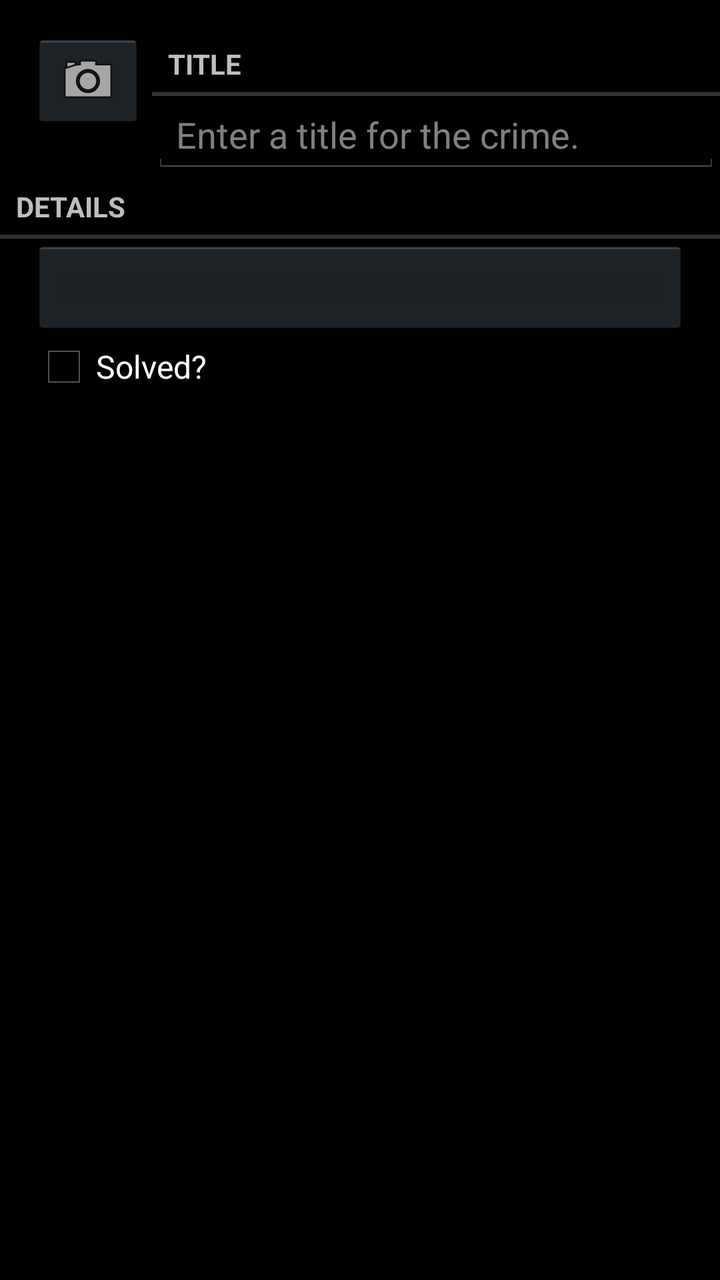
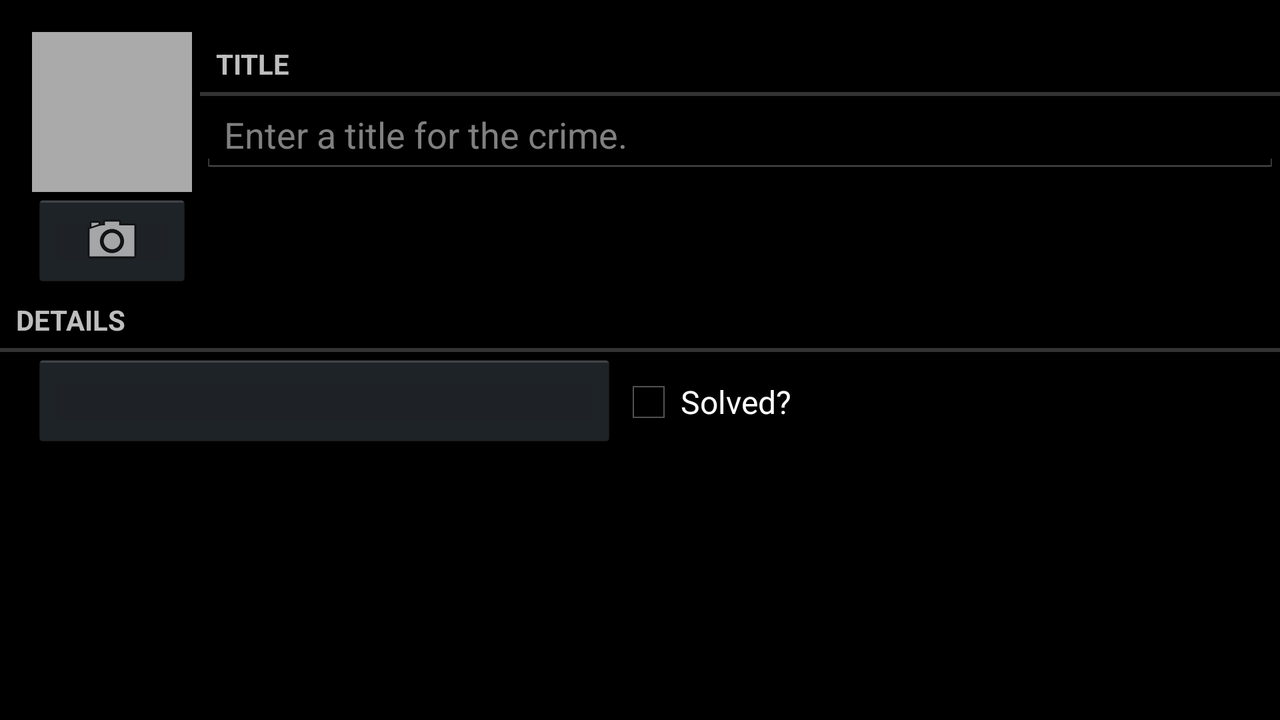

The same Android screen from two of the app's own layout files: first res/layout/ as a phone draws it, then the author's variant for another configuration, drawn on a device whose configuration selects that folder. Both files follow.
<!-- AndroidManifest.xml: application theme AppTheme -->
<!-- res/layout/fragment_crime.xml -->
<?xml version="1.0" encoding="utf-8"?>
<LinearLayout xmlns:android="http://schemas.android.com/apk/res/android"
    android:layout_width="match_parent"
    android:layout_height="match_parent"
    android:orientation="vertical"
    >
    <LinearLayout
        android:layout_width="fill_parent"
        android:layout_height="wrap_content"
        android:orientation="horizontal"
        android:layout_marginLeft="16dp"
        android:layout_marginTop="16dp">
        <LinearLayout
            android:layout_width="wrap_content"
            android:layout_height="wrap_content"
            android:orientation="vertical"
            android:layout_marginRight="4dp">
            <ImageButton
                android:id="@+id/crime_imageButton"
                android:layout_width="match_parent"
                android:layout_height="wrap_content"
                android:src = "@android:drawable/ic_menu_camera"/>
        </LinearLayout>
        <LinearLayout
            android:layout_width="wrap_content"
            android:layout_height="wrap_content"
            android:orientation="vertical"
            android:layout_weight="1">
            <TextView
                android:layout_width="match_parent"
                android:layout_height="wrap_content"
                android:text="@string/crime_title_label"
                style="?android:listSeparatorTextViewStyle"
                />
            <EditText
                android:id="@+id/crime_title"
                android:layout_width="match_parent"
                android:layout_height="wrap_content"
                android:hint="@string/crime_title_hint"
                />
        </LinearLayout>
    </LinearLayout>
    <TextView
        android:layout_width="match_parent"
        android:layout_height="wrap_content"
        android:text="@string/crime_details_label"
        style="?android:listSeparatorTextViewStyle"
        />
    <Button android:id="@+id/crime_date"
        android:layout_width="match_parent"
        android:layout_height="wrap_content"
        android:layout_marginLeft="16dp"
        android:layout_marginRight="16dp"
        />
    <CheckBox android:id="@+id/crime_solved"
        android:layout_width="match_parent"
        android:layout_height="wrap_content"
        android:layout_marginLeft="16dp"
        android:layout_marginRight="16dp"
        android:text="@string/crime_solved_label"
        />

</LinearLayout>
<!-- resources referenced by this layout -->
<resources>
  <string name="crime_details_label">Details</string>
  <string name="crime_solved_label">Solved?</string>
  <string name="crime_title_hint">Enter a title for the crime.</string>
  <string name="crime_title_label">Title</string>
  <!-- from res/values-v11/ -->
  <style name="AppTheme" parent="android:Theme.Holo" />
</resources>
<!-- res/layout-land/fragment_crime.xml (the author's variant of the layout above) -->
<!-- drawn on the phone turned sideways -->
<?xml version="1.0" encoding="utf-8"?>
<LinearLayout xmlns:android="http://schemas.android.com/apk/res/android"
    android:layout_width="match_parent"
    android:layout_height="match_parent"
    android:orientation="vertical"
    >
    <LinearLayout
        android:layout_width="fill_parent"
        android:layout_height="wrap_content"
        android:orientation="horizontal"
        android:layout_marginLeft="16dp"
        android:layout_marginTop="16dp">

        <LinearLayout
            android:layout_width="wrap_content"
            android:layout_height="wrap_content"
            android:orientation="vertical"
            android:layout_marginRight="4dp">
            <ImageView
                android:id="@+id/crime_imageView"
                android:layout_width="80dp"
                android:layout_height="80dp"
                android:scaleType="centerInside"
                android:background="@android:color/darker_gray"
                android:cropToPadding="true"/>
            <ImageButton
                android:id="@+id/crime_imageButton"
                android:layout_width="match_parent"
                android:layout_height="wrap_content"
                android:src="@android:drawable/ic_menu_camera"/>
        </LinearLayout>

        <LinearLayout
            android:layout_width="wrap_content"
            android:layout_height="wrap_content"
            android:orientation="vertical"
            android:layout_weight="1">
            <TextView
                android:layout_width="match_parent"
                android:layout_height="wrap_content"
                android:text="@string/crime_title_label"
                style="?android:listSeparatorTextViewStyle"
                />

            <EditText
                android:id="@+id/crime_title"
                android:layout_width="match_parent"
                android:layout_height="wrap_content"
                android:hint="@string/crime_title_hint"
                />
        </LinearLayout>

    </LinearLayout>

    <TextView
        android:layout_width="match_parent"
        android:layout_height="wrap_content"
        android:text="@string/crime_details_label"
        style="?android:listSeparatorTextViewStyle"
        />

    <LinearLayout
        android:orientation="horizontal"
        android:layout_width="match_parent"
        android:layout_height="wrap_content"
        android:layout_marginLeft="16dp"
        android:layout_marginRight="16dp">

        <Button
            android:id="@+id/crime_date"
            android:layout_width="wrap_content"
            android:layout_height="wrap_content"
            android:layout_weight="1"/>

        <CheckBox
            android:id="@+id/crime_solved"
            android:layout_width="wrap_content"
            android:layout_height="wrap_content"
            android:text="@string/crime_solved_label"
            android:layout_weight="1"/>

    </LinearLayout>

</LinearLayout>
